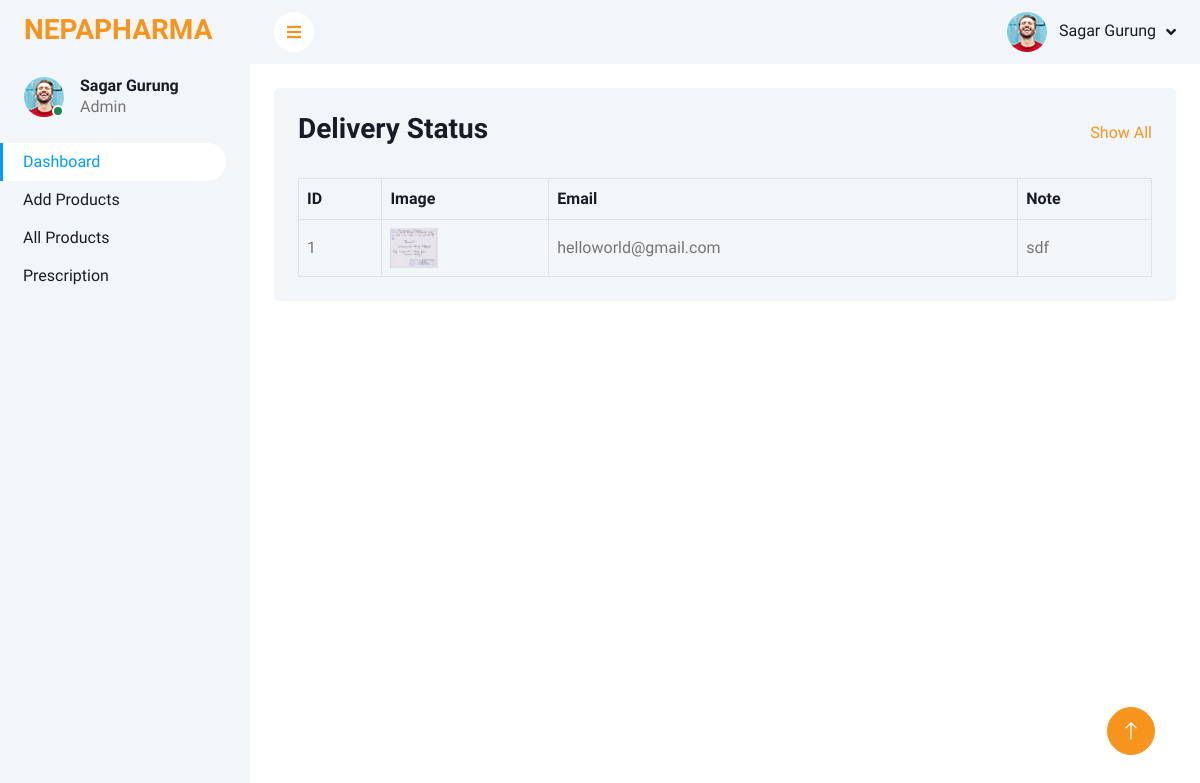
The page /admin-control/Prescription.php (signed in) on the database its author committed.
### tables this page shows
CREATE TABLE `admindata` (
  `id` int(11) NOT NULL,
  `name` varchar(100) NOT NULL,
  `email` varchar(100) NOT NULL,
  `password` varchar(100) NOT NULL
);

CREATE TABLE `prescription` (
  `id` int(11) NOT NULL,
  `image` varchar(255) NOT NULL,
  `email` varchar(255) NOT NULL,
  `note` text NOT NULL
);

### admin-control/Prescription.php (the view, shortened to what this page needs)
<!DOCTYPE html>
<html lang="en">
<head>
    <link href="https://cdnjs.cloudflare.com/ajax/libs/font-awesome/5.10.0/css/all.min.css" rel="stylesheet">
    <link href="https://cdn.jsdelivr.net/npm/bootstrap-icons@1.4.1/font/bootstrap-icons.css" rel="stylesheet">
    <link href="lib/owlcarousel/assets/owl.carousel.min.css" rel="stylesheet">
    <link href="lib/tempusdominus/css/tempusdominus-bootstrap-4.min.css" rel="stylesheet" />
    <link href="css/bootstrap.min.css" rel="stylesheet">
    <link href="css/style.css" rel="stylesheet">
</head>
<body>
    <div class="container-xxl position-relative bg-white d-flex p-0">
        <?php
            include "inc/config.php";
            include "inc/header.php";
        ?>
            <div class="container-fluid pt-4 px-4">
                <div class="bg-light text-center rounded p-4">
                    <div class="d-flex align-items-center justify-content-between mb-4">
                        <h3>Delivery Status</h3>
                        <a href="">Show All</a>
                    </div>
                    <div class="table-responsive">
                        <table class="table text-start align-middle table-bordered table-hover mb-0">
                            <thead>
                                <tr class="text-dark">
                                    <th scope="col">ID</th>
                                    <th scope="col">Image</th>
                                    <th scope="col">Email</th>
                                    <th scope="col">Note</th>
                                </tr>
                            </thead>
                            <?php
            if (isset($_SESSION["email"])) {
                $sql = "SELECT * FROM prescription";
                $res = mysqli_query($conn, $sql);
                $count = mysqli_num_rows($res);
                if($count>0){
                    while($row=mysqli_fetch_assoc($res)){
                        $pid = $row['id'];
                        $pemail = $row['email'];
                        $pimg = $row['image'];
                        $pnote = $row['note'];
            ?>
                            <tbody>
                                <tr>
                                    <td><?php echo $pid; ?></td>
                                    <td><?php echo "<a target='_blank' href='../$pimg'><img style='widht: 40px; height:40px' src='../$pimg'></a>" ?></td>
                                    <td><?php echo $pemail; ?></td>
                                    <td><?php echo $pnote; ?></td>
                                </tr>
                            </tbody>
                        <?php } } } ?>
                        </table>
                    </div>
                </div>
            </div>
        <a href="#" class="btn btn-lg btn-primary btn-lg-square back-to-top"><i class="bi bi-arrow-up"></i></a>
    </div>
</body>
</html>

### admin-control/inc/header.php (shortened to what this page needs)
<div class="sidebar pe-4 pb-3">
    <nav class="navbar bg-light navbar-light">
        <a href="index.html" class="navbar-brand mx-4 mb-3">
            <h3 class="text-primary"></i>NEPAPHARMA</h3>
        </a>
        <div class="d-flex align-items-center ms-4 mb-4">
            <div class="position-relative">
                <img class="rounded-circle" src="img/user.jpg" alt="" style="width: 40px; height: 40px;">
                <div class="bg-success rounded-circle border border-2 border-white position-absolute end-0 bottom-0 p-1"></div>
            </div>
            <div class="ms-3">
            <?php
if (isset($_SESSION["email"])) {
				$semail = $_SESSION['email'];
	$sql = "SELECT * FROM admindata WHERE email = '$semail'";
	$res = mysqli_query($conn, $sql);
	$count = mysqli_num_rows($res);
	if($count>0){
		while($row=mysqli_fetch_assoc($res)){
			$sessonName = $row['name'];
                                    echo "
                                    <h6 class='mb-0'>$sessonName</h6>";
                            	}
	}
}else{
                            header("location: ../index.php");
                        }
?>
                <span>Admin</span>
            </div>
        </div>
        <div class="navbar-nav w-100">
            <a href="home.php" class="nav-item nav-link active"></i>Dashboard</a>
            <a href="addproduct.php" class="nav-item nav-link">Add Products</a>
            <a href="allproducts.php" class="nav-item nav-link">All Products</a>
            <a href="prescription.php" class="nav-item nav-link">Prescription</a>
        </div>
    </nav>
</div>
<div class="content">
    <nav class="navbar navbar-expand bg-light navbar-light sticky-top px-4 py-0">
        <a href="#" class="sidebar-toggler flex-shrink-0">
            <i class="fa fa-bars"></i>
        </a>
        <div class="navbar-nav align-items-center ms-auto">
            <div class="nav-item dropdown">
                <a href="#" class="nav-link dropdown-toggle" data-bs-toggle="dropdown">
                    <img class="rounded-circle me-lg-2" src="img/user.jpg" alt="" style="width: 40px; height: 40px;">
                    <span class="d-none d-lg-inline-flex"><?php echo $sessonName; ?></span>
                </a>
            </div>
        </div>
    </nav>

### admin-control/css/style.css (style rules this page uses)
:root { --primary: #009CFF; --light: #F3F6F9; --dark: #191C24; }
.back-to-top { position: fixed; display: none; right: 45px; bottom: 45px; z-index: 99; }
.btn { transition: .5s; }
.btn.btn-primary { color: #FFFFFF; }
.btn-lg-square { width: 48px; height: 48px; }
.btn-square, .btn-sm-square, .btn-lg-square { padding: 0; display: inline-flex; align-items: center; justify-content: center; font-weight: normal; border-radius: 50px; }
.sidebar { position: fixed; top: 0; left: 0; bottom: 0; width: 250px; height: 100vh; overflow-y: auto; background: var(--light); transition: 0.5s; z-index: 999; }
.content { margin-left: 250px; min-height: 100vh; background: #FFFFFF; transition: 0.5s; }
@media (min-width: 992px) { .sidebar { margin-left: 0; } }
@media (min-width: 992px) { .content { width: calc(100% - 250px); } }
.sidebar .navbar .navbar-nav .nav-link { padding: 7px 20px; color: var(--dark); font-weight: 500; border-left: 3px solid var(--light); border-radius: 0 30px 30px 0; outline: none; }
.sidebar .navbar .navbar-nav .nav-link:hover, .sidebar .navbar .navbar-nav .nav-link.active { color: var(--primary); background: #FFFFFF; border-color: var(--primary); }
.content .navbar .navbar-nav .nav-link { margin-left: 25px; padding: 12px 0; color: var(--dark); outline: none; }
.content .navbar .sidebar-toggler, .content .navbar .navbar-nav .nav-link i { width: 40px; height: 40px; display: inline-flex; align-items: center; justify-content: center; background: #FFFFFF; border-radius: 40px; }
.content .navbar .dropdown-toggle::after { margin-left: 6px; vertical-align: middle; border: none; content: "\f107"; font-family: "Font Awesome 5 Free"; font-weight: 900; transition: .5s; }

### rows shown on the page
admindata: name "Sagar Gurung"
prescription: id "1", image (picture), email "helloworld@gmail.com", note "sdf"
